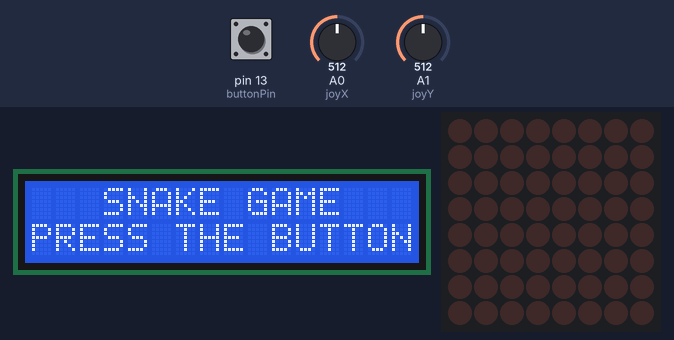
A sketch run on a simulated Arduino Uno, built with avr-gcc and run on an emulated ATmega328P. On the bench: 16×2 character LCD, 8×8 LED matrix. Inputs (shaded band) come from the test bench; at power-on: pin 13 (buttonPin) LOW, A0 (joyX) = 512, A1 (joyY) = 512. Random numbers use the default seed unless the sketch sets one.

Above: at 1.2 s.
1.3 s: pin 13 (buttonPin) pulled HIGH for 0.15 s
At 1.9 s:
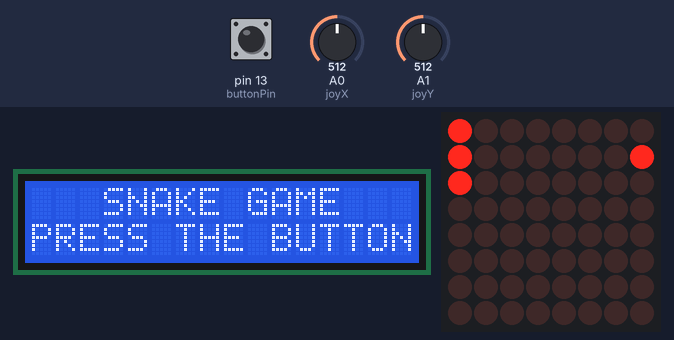
3.5 s: A0 (joyX) set to 782
5.0 s: A0 (joyX) set to 803
At 5.9 s:
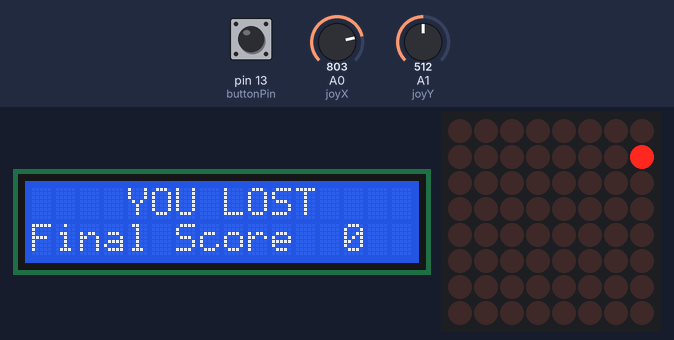
6.8 s: pin 13 (buttonPin) pulled HIGH for 3.2 s
At 9.4 s:
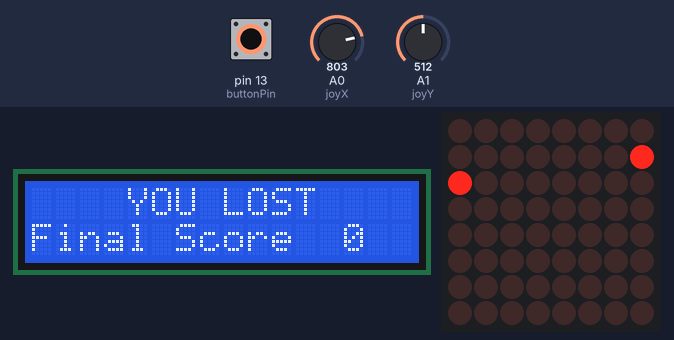
13.0 s: pin 13 (buttonPin) pulled HIGH for 1 s
Timing chart, 0 to 16.0 s (numbered marks = the images above; inputs shaded):
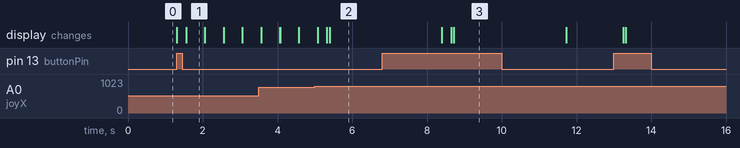

Measured:
- the behaviour switches between 795 and 796 on A0 (joyX) (found by bisection; images 1 and 2)
- after the input at 1.3 s, the display: first changes at once (image 1 shows a later state)
- what the display in image 1 shows lasts 0.5 s, from 1.6 s to 2.1 s

The sketch:

SNAKEfinal.ino
```cpp
#include "LedControl.h"
#include <LiquidCrystal.h>

// MATRIX DRIVER
#define DIN 12
#define CLK 11
#define CS 10

LedControl matrix = LedControl(DIN, CLK, CS, 1);

// JOYSTICK
#define joyX A0
#define joyY A1

const int rs = 2, en = 3, d4 = 4, d5 = 5, d6 = 6, d7 = 7; //LCD
const int buttonPin = 13;                            //button to start/replay
const int lcdPin = 9;                               // pin for lcd luminousity


LiquidCrystal lcd(rs, en, d4, d5, d6, d7);

//used for mapping joystick's values
int newRowMap, newColMap;
int rowValue, colValue;

int snakeHeadCol = 0;   // head on [0][0]
int snakeHeadRow = 0;
int snakeBodyCol[64] = {0,1,2}; // start position will be in left corner up
int snakeBodyRow[64] = {0,0,0}; // start state of the body [0][0] , [0][1], [0][2]
int snakeLength = 3;
int snakeDirection = 0;

int foodRow = 0;
int foodCol = 0;
bool foodFound = false;

int gameScore = 0;
int gameSpeed = 250;
bool gameOn = false;
int buttonStatus = 0;

void setFood()                          /// set the food randomly, exept on the snake's body
{
  int foodAccepted = 0;
  int positionAccepted = 0;
  int i;
  while(foodAccepted == 0)
  {
    foodRow = random(8);
    foodCol = random(8);
    positionAccepted = 1;
    for(i = 0 ; i < snakeLength ; i++)
    {
      if(snakeBodyRow[i] == foodRow && snakeBodyCol[i] == foodCol)
        positionAccepted = 0;
    }
    if(positionAccepted)
      foodAccepted = 1;
  }

}

void displaySnakeOn()                                       /// show snake on matrix
{
  for(int i = 0 ; i < snakeLength ; i++)
  {
    matrix.setLed(0, snakeBodyCol[i], snakeBodyRow[i], true);           //Anod Matrix
  }
}
void displaySnakeOff()                                          // erase the snake form matrix
{
  for(int i = 0 ; i < snakeLength ; i++)
  {
    matrix.setLed(0, snakeBodyCol[i], snakeBodyRow[i], false);
  }
}


void snakeMovement()
{

  int ok = 0;                                             // mandatory to execute only one if per loop
  ///          1 = right
  ///          2 = left
  ///          3 = up
  ///          4 = down
  rowValue = analogRead(joyX);
  colValue = analogRead(joyY);
                                                         // mapping the joystick values
  newRowMap = map(rowValue, 0, 1023, 0,9); // 0-3 =  left, 3-6 = no move detected, 6-9 = right;
  newColMap = map(colValue, 0, 1023, 0,9); // 0-3 = down, 3-6 = no move detected, 6-9= up;

  if(newRowMap > 6 && ok == 0)                               //going to the right
    {
      ok = 1;
      snakeDirection = 1;
      snakeHeadCol ++;
      if(snakeHeadCol > 7)
         snakeHeadCol = 0;                                 // i can overpass the matrix edge and go to the beginning of the current line
      for(int i = snakeLength - 1 ; i>0 ; i--)
        {
            snakeBodyRow[i] = snakeBodyRow[i - 1];           //the rest of the body will get the value of the segment ahead
            snakeBodyCol[i] = snakeBodyCol[i - 1];
        }
      snakeBodyRow[0] = snakeHeadRow;                        // the head takes the new value read from joystick
      snakeBodyCol[0] = snakeHeadCol;
    }

  if(newRowMap < 3 && ok == 0)                                //going to the left
   {
     ok = 1;
     snakeDirection = 2;
     snakeHeadCol--;
     if(snakeHeadCol < 0)                                  // i can overpass the matrix edge and get to the end of the current column
        snakeHeadCol = 7;
     for(int i = snakeLength - 1 ; i > 0 ; i--)
       {
          snakeBodyRow[i] = snakeBodyRow[i - 1];
          snakeBodyCol[i] = snakeBodyCol[i - 1];
       }
     snakeBodyRow[0] = snakeHeadRow;
     snakeBodyCol[0] = snakeHeadCol;
   }
  if(newColMap < 3 && ok == 0)                                //going up
    {
      ok = 1;
      snakeDirection = 3;
      snakeHeadRow--;
      if(snakeHeadRow < 0)
         snakeHeadRow = 7;
      for(int i = snakeLength - 1; i > 0 ; i--)
        {
           snakeBodyRow[i] = snakeBodyRow[i - 1];
           snakeBodyCol[i] = snakeBodyCol[i - 1];
        }
      snakeBodyRow[0] = snakeHeadRow;
      snakeBodyCol[0] = snakeHeadCol;
    }
  if(newColMap > 6 && ok == 0)                              //going down
    {
      ok = 1;
      snakeDirection = 4;
      snakeHeadRow++;
      if(snakeHeadRow > 7)
         snakeHeadRow = 0;
      for(int i = snakeLength - 1 ; i > 0 ; i--)
        {
           snakeBodyRow[i] = snakeBodyRow[i - 1];
           snakeBodyCol[i] = snakeBodyCol[i - 1];
        }
      snakeBodyRow[0] = snakeHeadRow;
      snakeBodyCol[0] = snakeHeadCol;
     }

  if(newRowMap  > 3 && newRowMap < 6 && newColMap > 3 && newColMap < 6)             // if there is no move detected the snake will continue to go into the last direction fixed
    {
       if(snakeDirection == 1)
       {
             snakeHeadCol ++;
             if(snakeHeadCol > 7)
                snakeHeadCol = 0;
             for(int i = snakeLength - 1 ; i > 0 ; i--)
               {
                 snakeBodyRow[i] = snakeBodyRow[i - 1];
                 snakeBodyCol[i] = snakeBodyCol[i - 1];
               }
             snakeBodyRow[0] = snakeHeadRow;
             snakeBodyCol[0] = snakeHeadCol;
             ok = 1;
             snakeDirection = 1;
       }
       else if(snakeDirection == 2)
        {

               snakeHeadCol--;
               if(snakeHeadCol < 0)
                  snakeHeadCol = 7;
               for(int i = snakeLength - 1 ; i > 0 ; i--)
                 {
                    snakeBodyRow[i] = snakeBodyRow[i - 1];
                    snakeBodyCol[i] = snakeBodyCol[i - 1];
                 }
               snakeBodyRow[0] = snakeHeadRow;
               snakeBodyCol[0] = snakeHeadCol;
               ok = 1;
               snakeDirection = 2;
        }
       else if(snakeDirection == 3)
       {

                snakeHeadRow--;
                if(snakeHeadRow < 0)
                    snakeHeadRow = 7;
                for(int i = snakeLength - 1; i > 0 ; i--)
                  {
                      snakeBodyRow[i] = snakeBodyRow[i - 1];
                      snakeBodyCol[i] = snakeBodyCol[i - 1];
                  }
               snakeBodyRow[0] = snakeHeadRow;
               snakeBodyCol[0] = snakeHeadCol;
               ok = 1;
               snakeDirection = 3;
       }
      else if(snakeDirection == 4)
      {
              snakeHeadRow++;
              if(snakeHeadRow > 7)
                 snakeHeadRow = 0;
              for(int i = snakeLength - 1; i > 0; i--)
                {
                    snakeBodyRow[i] = snakeBodyRow[i - 1];
                    snakeBodyCol[i] = snakeBodyCol[i - 1];
                }
              snakeBodyRow[0] = snakeHeadRow;
              snakeBodyCol[0] = snakeHeadCol;
              ok = 1;
              snakeDirection = 4;
      }
    }

  displaySnakeOn();
  delay(gameSpeed);            // decreasing delay by 10 at each bite of the food == increasing snake's speed
  displaySnakeOff();           //otherwise, all the moves will be displayed on the matrix

}

void displayScore()                                 // show the score on screen
{
  lcd.clear();
  lcd.begin(16, 2);
  lcd.setCursor(2, 0);
  lcd.print("SCORE");
  lcd.setCursor(11, 0);
  lcd.print(gameScore);
}


void checkFood()                                    //check if the snake has found the food
{
  foodFound = false;
  if(snakeBodyRow[0] == foodRow && snakeBodyCol[0] == foodCol)
  {
    foodFound = true;
    matrix.setLed(0, foodCol, foodRow, false);              //food is eaten
    setFood();                                      // generate new food
    gameScore += 10;                                // increase the score by 10
    gameSpeed -= 10;                                // decrease delay == gamespeed
    displayScore();
  }
  matrix.setLed(0, foodCol, foodRow, true);                 //show the food on matrx
}

bool growSnake()                                    // increase snake's dimensions -- food position passes at the end of the snake
{
  snakeLength++;
  snakeBodyRow[snakeLength - 1] = foodRow;
  snakeBodyCol[snakeLength - 1] = foodCol;
}

void gameReset()                                      // reset - snake goes back to the original length, speed, direction; score resets
{
  gameOn = false;
  gameSpeed = 250;
  snakeHeadRow = 0;
  snakeHeadCol = 0;
  // start position will be in left corner up
  // start state of the body [0][0] , [0][1], [0][2]

  /*
for(int i = 0 ; i < snakeLength ; i++)
  {
    snakeBodyCol[i]=0;
    snakeBodyRow[i]=0;
  }
*/
  snakeBodyRow[0] = 0;
  snakeBodyRow[1] = 0;
  snakeBodyRow[2] = 0;
  snakeBodyCol[0] = 0;
  snakeBodyCol[1] = 1;
  snakeBodyCol[2] = 2;
  snakeDirection = 0;
  snakeLength = 3;
  gameSpeed = 250;
  gameScore = 0;

  displaySnakeOn();                                                       //after returning to the original state, show the snake on matrix
}


void gameLost()                                                           // messages for the player with the score + the message to replay
{
  gameOn = false;
  lcd.clear();
  lcd.begin(16, 2);
  lcd.setCursor(4, 0);
  lcd.print("YOU LOST");
  lcd.setCursor(0, 1);
  lcd.print("Final Score");
  lcd.setCursor(13, 1);
  lcd.print(gameScore);
  delay(3000);
  lcd.clear();
  lcd.setCursor(1, 0);
  lcd.print("PRESS TO REPLAY");
  lcd.setCursor(2, 1);
  lcd.print("Go! Go! Go!");
  matrix.clearDisplay(0);

}

bool snakeDies()                                    // check if the snake bites itself, head touches the body
{
  int x = snakeBodyRow[0];
  int y = snakeBodyCol[0];
  for(int i = 1; i < snakeLength; i++)
    if(x == snakeBodyRow[i] && y == snakeBodyCol[i])
   {
       gameLost();
       gameReset();
       return true;
   }
  return false;
}


void setup()
{
  matrix.shutdown(0, false);    //to set the property of lightning
  matrix.setIntensity(0, 8);
  lcd.begin(16, 2);
  lcd.setCursor(3, 0);
  lcd.print("SNAKE GAME");
  lcd.setCursor(0, 1);
  lcd.print("PRESS THE BUTTON");
  pinMode(buttonPin, INPUT);
  analogWrite(lcdPin, 90);
  setFood();
}
void loop()
{
  buttonStatus = digitalRead(buttonPin);
  if(buttonStatus == HIGH)                        // game starts/resets when pressing the button
      gameOn = true;

  if(gameOn)
  {
    snakeMovement();
    checkFood();
    if(foodFound)
      growSnake();
    if(snakeDies())
      gameOn = false;
  }
}
```
